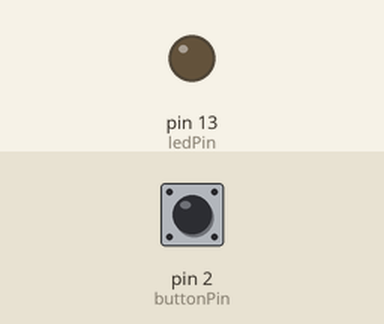
The sketch below on a simulated Arduino Uno, built with avr-gcc and run on an emulated ATmega328P. Shown: output pins drawn as LEDs (lit = HIGH). The inputs (shaded band) are chosen by the test bench; at power-on: pin 2 (buttonPin) HIGH.

Above: at 1.2 s.
1.3 s: pin 2 (buttonPin) pulled LOW for 0.15 s
At 2.5 s:
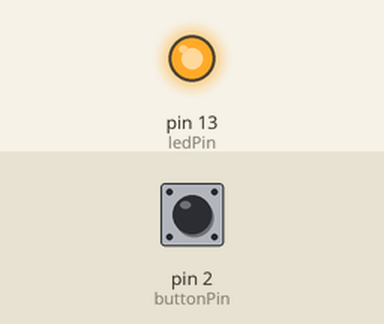
2.9 s: pin 2 (buttonPin) pulled LOW for 1 s
At 3.9 s:
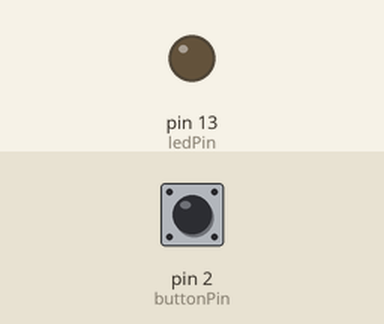
5.4 s: pin 2 (buttonPin) pulled LOW for 3.2 s
At 5.8 s:
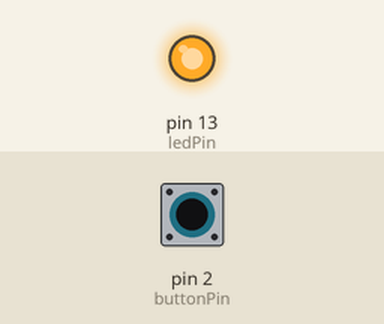
Timing chart, 0 to 8.4 s (numbered marks = the images above; inputs shaded):
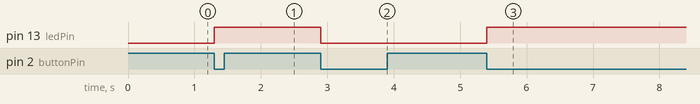

Measured:
- after the input at 1.3 s, pin 13 (ledPin): LOW → HIGH at once
- after the input at 2.9 s, pin 13 (ledPin): HIGH → LOW at once
- after the input at 5.4 s, pin 13 (ledPin): LOW → HIGH at once

The sketch:

button_awakens_v2.ino
```cpp
const int buttonPin = 2;
const int ledPin = 13;
bool ledState = false;
bool lastButtonState = HIGH;


void setup() {
  pinMode(buttonPin, INPUT_PULLUP);
  pinMode(ledPin, OUTPUT);


}

void loop() {
  bool buttonState = digitalRead(buttonPin);


  if (buttonState == LOW && lastButtonState == HIGH) { // button was just pressed (new press!)
    ledState = !ledState; // flip state


  }
   digitalWrite(ledPin, ledState ? HIGH : LOW);

  lastButtonState = buttonState;

  delay(50);
}
```
